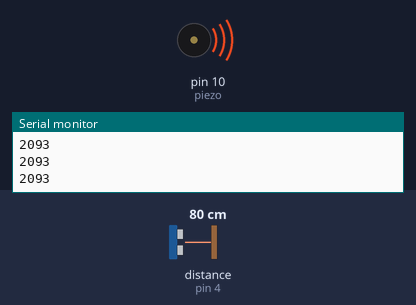
Recording of a sketch running on a simulated Arduino Uno, built with avr-gcc and run on an emulated ATmega328P. Shown: buzzer (waves = sounding), the last lines printed to the serial monitor. Wiring (inferred from the names in the program): ultrasonic range finder: trigger pin 5; echo pin 4. The test bench sets the inputs (shaded band); at power-on: distance to the obstacle (sensor on pin 4) 80 cm. The echo pulse lasts 58.3 µs per cm.

Above: at 1.2 s.
1.3 s: distance to the obstacle (sensor on pin 4) set to 120 cm
At 2.6 s:
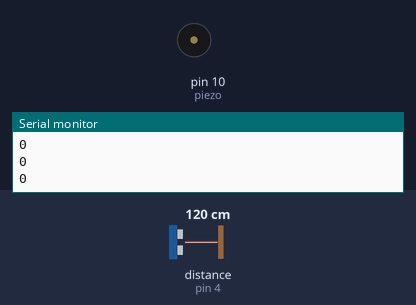
3.3 s: distance to the obstacle (sensor on pin 4) set to 9 cm
At 4.6 s:
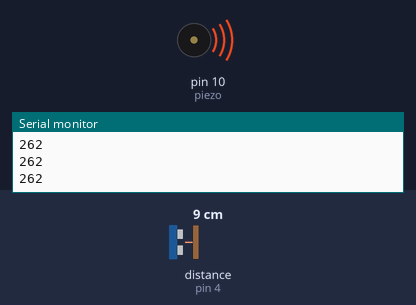
5.0 s: distance to the obstacle (sensor on pin 4) set to 6 cm
At 6.0 s:
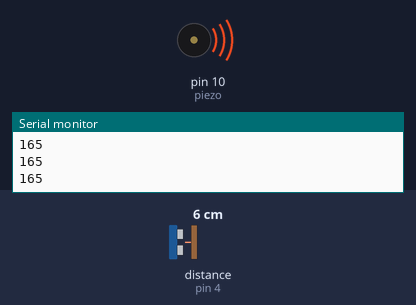
6.9 s: distance to the obstacle (sensor on pin 4) set to 3 cm
At 8.4 s:
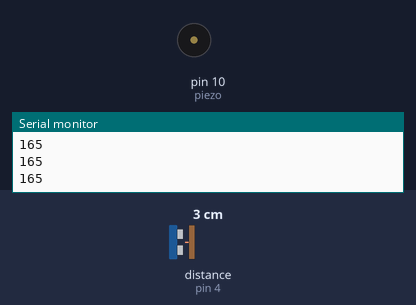
Timing chart, 0 to 9.9 s (numbered marks = the images above; inputs shaded):
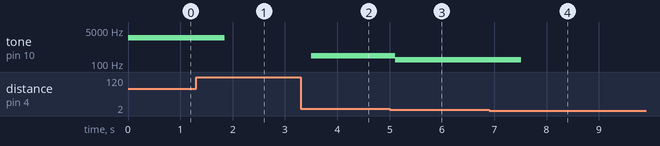

Measured:
- the behaviour switches between 5 and 4 cm on distance to the obstacle (sensor on pin 4) (found by bisection; images 3 and 4)
- after the input at 1.3 s, tone on pin 10 (piezo): 2093 Hz → silent after 0.55 s
- after the input at 3.3 s, tone on pin 10 (piezo): silent → 262 Hz after 0.20 s
- after the input at 5.0 s, tone on pin 10 (piezo): 262 Hz → 165 Hz after 0.11 s
- after the input at 6.9 s, tone on pin 10 (piezo): 165 Hz → silent after 0.62 s

The sketch:

Theremin_A_menor.ino
```cpp
#include <pitches.h>

/*
   Arduino Theremin with A minor pentatonic scale
*/

const int trigger = 5;
const int echo = 4;

const int piezo = 10;

int distance = 0;
int distanceHigh = 0;

int lengthOfScale = 0;

int note = 0;
int cero = 0 ;
int last_note=1;

#include "pitches.h"
//A Minor pentatonic scale
int scale[] = {
  NOTE_D3, NOTE_E3, NOTE_G3,NOTE_A3, NOTE_C4, NOTE_D4, NOTE_E4, NOTE_G4, NOTE_A4,
  NOTE_C5, NOTE_D5, NOTE_E5, NOTE_G5, NOTE_A5, NOTE_C6, NOTE_D6, NOTE_E6, NOTE_G6,
  NOTE_A6, NOTE_C7, NOTE_D7
};

//C Major scale
/*int scale[] = {
  NOTE_C3, NOTE_D3, NOTE_E3, NOTE_F3, NOTE_G3, NOTE_A3, NOTE_B3, NOTE_C4, NOTE_D4,
  NOTE_E4, NOTE_F4, NOTE_G4, NOTE_A4, NOTE_B4, NOTE_C5, NOTE_D5, NOTE_E5, NOTE_F5,
  NOTE_G5, NOTE_A5, NOTE_B5, NOTE_C6
};*/


void setup() {
  Serial.begin(9600);
  pinMode(trigger, OUTPUT);
  pinMode(echo, INPUT);
  distanceHigh = 5000;

  /*while (millis() < 5000) {
    digitalWrite(trigger, HIGH);
    digitalWrite(trigger, LOW);
    distance = pulseIn(echo, HIGH);

    if (distance > distanceHigh) {
      distanceHigh = distance;
    }
  }*/

  for (byte i = 0; i < (sizeof(scale) / sizeof(scale[0])); i++) {
    lengthOfScale += 1;
  }
}

void loop() {
  digitalWrite(trigger, HIGH);
  digitalWrite(trigger, LOW);

  distance = pulseIn(echo, HIGH);

  if (distance <= distanceHigh) {
    cero=0;
    note = map(distance, 250, distanceHigh, scale[0], scale[lengthOfScale - 1]);
    for (byte j = 0; j < (lengthOfScale); j++) {
     if (note == scale[j]) {
        tone(piezo, note, 800);
        Serial.print(note);
        last_note=note;

        break;
     }
      else if (note > scale[j] && note < scale[j + 1]) {
        note = scale[j];
        tone(piezo, note, 800);
        Serial.println(note);
        last_note=note;
        break;
     }

    }
  }
  else if (distance > distanceHigh) {
   cero+=1;
   if (last_note !=0) {
    delay(400);
   }

   if (cero < 6){
    tone(piezo, 0, 100);
    Serial.println(0);
    last_note=0;
   }
  }
  delay(200);
}
```
